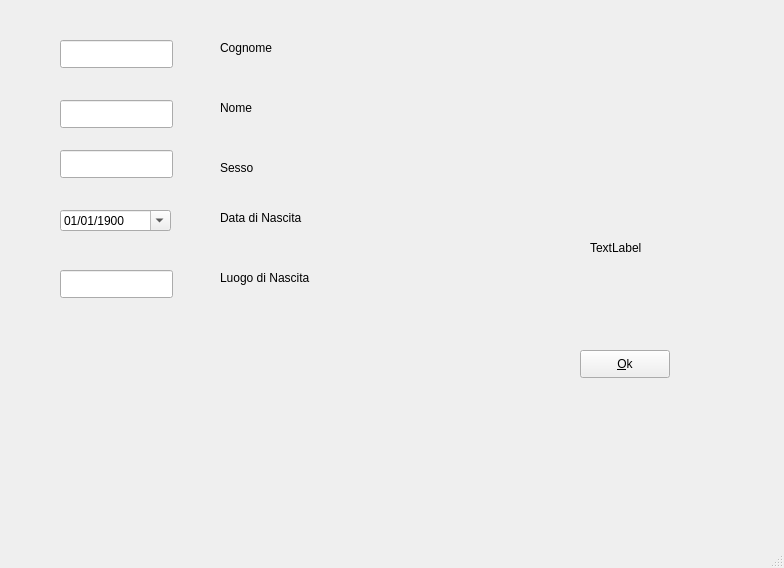
<?xml version="1.0" encoding="UTF-8"?>
<ui version="4.0">
 <class>MainWindow</class>
 <widget class="QMainWindow" name="MainWindow">
  <property name="geometry">
   <rect>
    <x>0</x>
    <y>0</y>
    <width>784</width>
    <height>568</height>
   </rect>
  </property>
  <property name="windowTitle">
   <string>MainWindow</string>
  </property>
  <widget class="QWidget" name="centralwidget">
   <widget class="QPushButton" name="pushButton">
    <property name="geometry">
     <rect>
      <x>580</x>
      <y>350</y>
      <width>90</width>
      <height>28</height>
     </rect>
    </property>
    <property name="text">
     <string>&amp;Ok</string>
    </property>
    <property name="icon">
     <iconset resource="risorse.qrc">
      <normaloff>:/icons/img/application-wave.png</normaloff>:/icons/img/application-wave.png</iconset>
    </property>
   </widget>
   <widget class="QLabel" name="label">
    <property name="geometry">
     <rect>
      <x>590</x>
      <y>240</y>
      <width>141</width>
      <height>16</height>
     </rect>
    </property>
    <property name="text">
     <string>TextLabel</string>
    </property>
   </widget>
   <widget class="QLineEdit" name="lnCogn">
    <property name="geometry">
     <rect>
      <x>60</x>
      <y>40</y>
      <width>113</width>
      <height>28</height>
     </rect>
    </property>
   </widget>
   <widget class="QLineEdit" name="lnNome">
    <property name="geometry">
     <rect>
      <x>60</x>
      <y>100</y>
      <width>113</width>
      <height>28</height>
     </rect>
    </property>
   </widget>
   <widget class="QLineEdit" name="lnSesso">
    <property name="geometry">
     <rect>
      <x>60</x>
      <y>150</y>
      <width>113</width>
      <height>28</height>
     </rect>
    </property>
   </widget>
   <widget class="QLineEdit" name="lnLuogo">
    <property name="geometry">
     <rect>
      <x>60</x>
      <y>270</y>
      <width>113</width>
      <height>28</height>
     </rect>
    </property>
   </widget>
   <widget class="QDateEdit" name="dataNas">
    <property name="geometry">
     <rect>
      <x>60</x>
      <y>210</y>
      <width>111</width>
      <height>21</height>
     </rect>
    </property>
    <property name="dateTime">
     <datetime>
      <hour>0</hour>
      <minute>0</minute>
      <second>0</second>
      <year>1900</year>
      <month>1</month>
      <day>1</day>
     </datetime>
    </property>
    <property name="currentSection">
     <enum>QDateTimeEdit::DaySection</enum>
    </property>
    <property name="displayFormat">
     <string>dd/MM/yyyy</string>
    </property>
    <property name="calendarPopup">
     <bool>true</bool>
    </property>
   </widget>
   <widget class="QLabel" name="lblCog">
    <property name="geometry">
     <rect>
      <x>220</x>
      <y>40</y>
      <width>58</width>
      <height>16</height>
     </rect>
    </property>
    <property name="text">
     <string>Cognome</string>
    </property>
   </widget>
   <widget class="QLabel" name="lblNom">
    <property name="geometry">
     <rect>
      <x>220</x>
      <y>100</y>
      <width>58</width>
      <height>16</height>
     </rect>
    </property>
    <property name="text">
     <string>&lt;html&gt;&lt;head/&gt;&lt;body&gt;&lt;p&gt;Nome&lt;/p&gt;&lt;/body&gt;&lt;/html&gt;</string>
    </property>
   </widget>
   <widget class="QLabel" name="lblSesso">
    <property name="geometry">
     <rect>
      <x>220</x>
      <y>160</y>
      <width>58</width>
      <height>16</height>
     </rect>
    </property>
    <property name="text">
     <string>&lt;html&gt;&lt;head/&gt;&lt;body&gt;&lt;p&gt;Sesso&lt;/p&gt;&lt;/body&gt;&lt;/html&gt;</string>
    </property>
   </widget>
   <widget class="QLabel" name="lblDatNas">
    <property name="geometry">
     <rect>
      <x>220</x>
      <y>210</y>
      <width>121</width>
      <height>16</height>
     </rect>
    </property>
    <property name="text">
     <string>&lt;html&gt;&lt;head/&gt;&lt;body&gt;&lt;p&gt;Data di Nascita&lt;/p&gt;&lt;/body&gt;&lt;/html&gt;</string>
    </property>
   </widget>
   <widget class="QLabel" name="lblLuogo">
    <property name="geometry">
     <rect>
      <x>220</x>
      <y>270</y>
      <width>121</width>
      <height>16</height>
     </rect>
    </property>
    <property name="text">
     <string>&lt;html&gt;&lt;head/&gt;&lt;body&gt;&lt;p&gt;Luogo di Nascita&lt;/p&gt;&lt;/body&gt;&lt;/html&gt;</string>
    </property>
   </widget>
  </widget>
  <widget class="QMenuBar" name="menubar">
   <property name="geometry">
    <rect>
     <x>0</x>
     <y>0</y>
     <width>784</width>
     <height>22</height>
    </rect>
   </property>
  </widget>
  <widget class="QStatusBar" name="statusbar"/>
 </widget>
 <resources>
  <include location="risorse.qrc"/>
 </resources>
 <connections/>
</ui>
